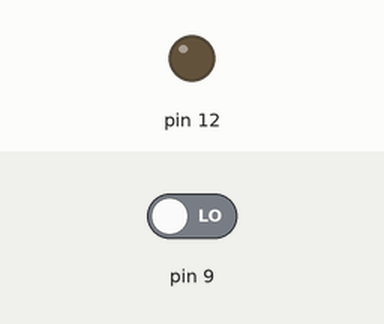
Bench run of a sketch on a simulated Arduino Uno, built with avr-gcc and run on an emulated ATmega328P. Shown: output pins drawn as LEDs (lit = HIGH). Inputs (shaded band) come from the test bench; at power-on: pin 9 LOW.

Above: at 1.2 s.
1.3 s: pin 9 driven HIGH
At 2.5 s:
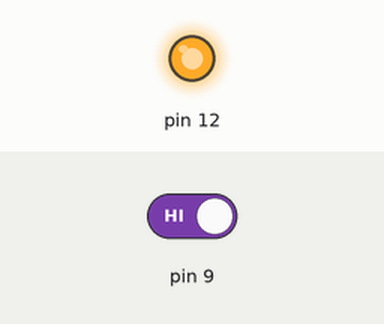
2.8 s: pin 9 driven LOW
At 3.7 s:
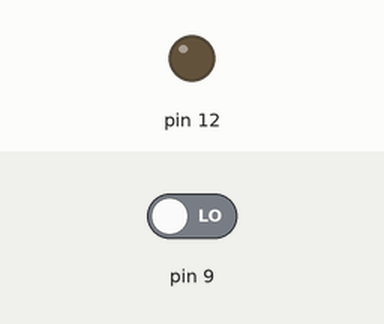
Timing chart, 0 to 5.8 s (numbered marks = the images above; inputs shaded):
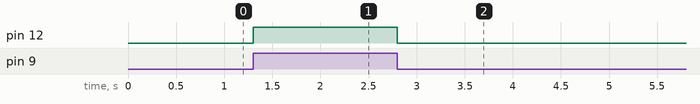

Measured:
- after the input at 1.3 s, pin 12: LOW → HIGH at once
- after the input at 2.8 s, pin 12: HIGH → LOW at once

The sketch:

sketch_jan12a.ino
```cpp
void setup() {
  pinMode(12, OUTPUT);
  pinMode(9, INPUT);
}

void loop() {

  if(digitalRead(9)== HIGH){
    digitalWrite(12, HIGH);
   }

   else{
     digitalWrite(12,LOW);
   }

}
```
